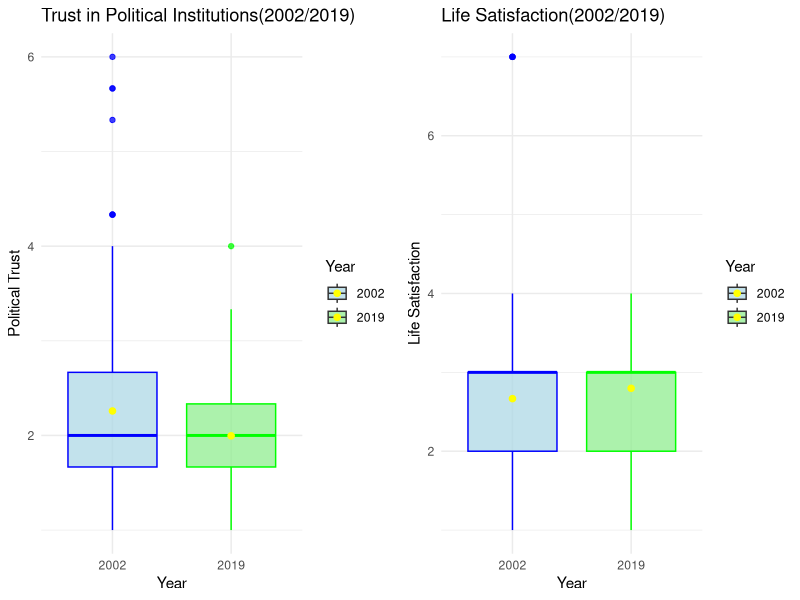
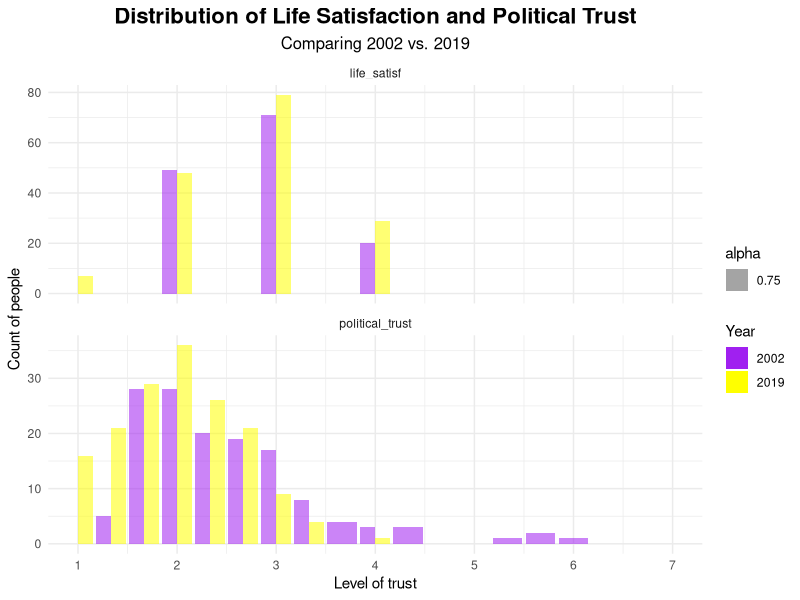

Here is the R script that generated these plots, in order:
library(tidyverse)
library(gridExtra)
library(tidyr)
library(ggplot2)

#-------------------------------------------------------------------------------

# The reasons and justifications for why we want to work with the data set:

# We chose the data set because it allows us to examine how the level of trust
# towards the political system of Ukraine and general life satisfaction among
# the people of our age changed between 2002 and 2019. Historically the whole
# vector of development of Ukraine changed throughout these years, so it is very
# interesting to look how the perception of the young people changed.

#-------------------------------------------------------------------------------

# Introduction and data:

# Source:
# https://www.kaggle.com/datasets/livochka/youth-opinion-ukraine-2002-vs-2019/data

# Description:
# Statistical analysis and insights from National survey of young people 2002 vs
# personal (author's, not ours) survey 2019.
# This data set contains sociopolitical and demographic survey data conducted
# among Ukrainian youth with a focus on public opinions, personal characteristics
# and political preferences.

# *you may find a very detailed variables analysis by following the link above

#-------------------------------------------------------------------------------

# Research question:
# Among Ukrainian youths aged 18 to 25, is there a statistically significant
# change in trust in political institutions and general life satisfaction in
# 2019 compared to 2002?

# We find this question to be important as it shows how some of the most
# important life views among the Ukrainian youth changed throughout almost a
# 20-year period.

# Generally, the topic of this particular research focuses on sociopolitical
# views of Ukrainian youths (ages 18–25)

# Target Population:
# Ukrainian youths (ages 18–25), “very_young” (18–19), “young” (20–21), and
# “preadult” (24–25).

# Variables:
# Categorical: Youth (18–25)
# Quantitative: Trust in political institutions (trust_president, trust_court,
# trust_police), Life satisfaction (life_satisf)
# Time: Year (2002 / 2019)

#-------------------------------------------------------------------------------

# Hypotheses:

# H0:
# Among Ukrainian youths aged 18–25, there is no statistically significant
# change in the level of trust in political institutions or in overall life
# satisfaction between 2002 and 2019

# H1:
# Among Ukrainian youths aged 18–25, there is a statistically significant change
# in the level of trust in political institutions and in overall life
# satisfaction between 2002 and 2019.

#-------------------------------------------------------------------------------

# Load and explore data set

setwd(dirname(rstudioapi::getActiveDocumentContext()$path))
df_ua <- read_csv("pooled.csv")
df_ua

df_ua %>% colnames()

df_ua$year %>% unique()

#-------------------------------------------------------------------------------

# Data cleaning and preparation

colnames(df_ua)[1] <- "User_ID"
# here we rename the column with represents each respondent to have a more 
# understandable name thnn previously

df_ua_new <- df_ua %>%
  pivot_longer(
    cols = c("underage", "very_young", "young", "preadult", "adult"),
    names_to = "age",
    values_to = "indicator"
  ) %>%
  filter(indicator == 1) %>%
  select(-indicator)

df_ua_new$age

df_ua_new <- df_ua_new %>%
  filter(age %in% c("very_young", "young", "preadult")) %>%
  select(User_ID,
         trust_court,
         trust_president,
         trust_police,
         age,
         life_satisf,
         year)

df_ua_new$age %>% unique()
# here we agregate separate columns for ages into one for a more comfortable work
# with data

df_ua_new <- df_ua_new %>%
  mutate(political_trust = (trust_president + trust_court + trust_police) / 3) %>%
  select(-trust_court, -trust_president, -trust_police)
# here we agregate separate colums that we chose to represent political trust 
# into one value for a more comfortable general analysis

df_ua_new %>% colnames()

#-------------------------------------------------------------------------------

# Analyze data distribution

# We decided to build box plots to show how the data is distributed, what are the
# outliers, how the means differ from year to year and generally visualize the
# data from the analytical point of view.

# How the following box plots are built:
# The yellow dots represent the mean values, and the box boundaries capture the
# 25th (lower) and 75th (upper) percentiles, with whiskers extending to 1.5×IQR

bp1 <- ggplot(df_ua_new,
              aes(
                x = as.factor(year),
                y = political_trust,
                fill = as.factor(year)
              )) +
  geom_boxplot(alpha = 0.75, color = c("blue", "green")) +
  stat_summary(
    fun = mean,
    geom = "point",
    shape = 20,
    size = 3,
    color = "yellow"
  ) +
  scale_fill_manual(values = c("2002" = "lightblue", "2019" = "lightgreen")) +
  labs(title = "Trust in Political Institutions(2002/2019)",
       x = "Year",
       y = "Political Trust",
       fill = "Year") +
  theme_minimal()
# The 2002 box has a higher mean (yellow point) than the 2019 box.
# So on average the trust in political institutions among the Ukrainian youth
# was higher in 2002 than 2019.
# The 2002 box has several high outliers, meaning that some people had very high
# level of trust to political institutions compared to others, which pushes our
# mean value even higher. But we decided not to cut them from the research as
# they still do represent the part of social group we are investigating, even
# though their responds kind of shift the mean research results in 2002 higher.
# The 2019 box is shifted a bit down compared to 2002 box, and also by looking
# at the whiskers we can say that the overall distribution is lower than in 2002.
# It also has less outliers, meaning that most people were answering somewhat
# closer to the mean.
# So in conclusion we can say that the average level of trust in political
# institutions among the Ukrainian youth fell in 2019 compared to 2002.

bp2 <- ggplot(df_ua_new, aes(
  x = as.factor(year),
  y = life_satisf,
  fill = as.factor(year)
)) +
  geom_boxplot(alpha = 0.75, color = c("blue", "green")) +
  stat_summary(
    fun = mean,
    geom = "point",
    shape = 20,
    size = 3,
    color = "yellow"
  ) +
  scale_fill_manual(values = c("2002" = "lightblue", "2019" = "lightgreen")) +
  labs(title = "Life Satisfaction(2002/2019)",
       x = "Year",
       y = "Life Satisfaction",
       fill = "Year") +
  theme_minimal()
# There is no such significant difference between the levels of life satisfaction
# and the distribution is almost the same, except for the fact that in 2002 we
# can see some major outliers, who responded 7/10, yet still in 2019 the mean
# was slightly higher.

grid.arrange(bp1, bp2, ncol = 2)

df_ua_new  %>%
  arrange(desc(life_satisf))

#-------------------------------------------------------------------------------

# Percentage mean growth

mean_summary <- df_ua_new %>%
  group_by(year) %>%
  summarize(
    mean_trust = mean(political_trust, na.rm = TRUE),
    mean_life = mean(life_satisf, na.rm = TRUE)
  )
mean_summary

mean_trust_2002 <- mean_summary %>% filter(year == "2002") %>% pull(mean_trust)
mean_trust_2019 <- mean_summary %>% filter(year == "2019") %>% pull(mean_trust)
mean_life_2002  <- mean_summary %>% filter(year == "2002") %>% pull(mean_life)
mean_life_2019  <- mean_summary %>% filter(year == "2019") %>% pull(mean_life)

perc_growth_trust <- ((mean_trust_2019 - mean_trust_2002) / mean_trust_2002) * 100
perc_growth_life  <- ((mean_life_2019 - mean_life_2002) / mean_life_2002) * 100

cat("Percentage Growth in Trust:",
    round(perc_growth_trust, 2),
    "%\n")
cat("Percentage Growth in Life Satisfaction:",
    round(perc_growth_life, 2),
    "%\n")

#-------------------------------------------------------------------------------

# Visualization

df_long <- df_ua_new %>%
  pivot_longer(
    cols = c(life_satisf, political_trust),
    names_to = "metric",
    values_to = "score"
  )

df_counts <- df_long %>%
  group_by(metric, year, score) %>%
  summarize(count = n(), .groups = "drop")

ggplot(df_counts, aes(x = score, y = count, fill = factor(year), alpha=0.75)) +
  geom_bar(stat = "identity", position = "dodge") +
  facet_wrap(~ metric, scales = "free_y", ncol = 1) +
  scale_x_continuous(breaks = 1:7, limits = c(1,7)) +
  scale_fill_manual(values = c("2002" = "purple", "2019" = "yellow")) +
  labs(
    title = "Distribution of Life Satisfaction and Political Trust",
    subtitle = "Comparing 2002 vs. 2019",
    x = "Level of trust",
    y = "Count of people",
    fill = "Year"
  ) +
  theme_minimal() +
  theme(
    plot.title = element_text(face = "bold", size = 16, hjust = 0.5),
    plot.subtitle = element_text(size = 12, hjust = 0.5)
  )
# This visualization shows the relationship between the number of respondents and
# their responds. It shows show the frequency of each level for both life
# satisfaction and political trust, divided by years (2002 and 2019).
# This plot allows us to clearly compare how the levels of trust and life satisf
# changed throughout the years and how they were distributed among the same year,
# so that's why we chose it to best represent the data we are working with in
# general.

#-------------------------------------------------------------------------------

# Statistics

alpha <- 0.05

# We are using the t-test because we need to check whether there is a
# statistically significant change in the average levels of trust to the
# political institutions and life satisfaction between 2002 and 2019.
# We are also using the Two Sample t-test as our samples in 2002 and 2019 are
# not the same people.

t_test_trust <- t.test(political_trust ~ year, data = df_ua_new)
t_test_trust$p.value < alpha #TRUE
# this suggests that the mean level of political trust among Ukrainian youth did
# experience a significant fall between 2002 and 2019, which does support a part
# of our h1, but to accept it completely and reject h0 we have to also check the
# second part of our hypothesis, which is about life satisfaction

t_test_life <- t.test(life_satisf ~ year, data = df_ua_new)
t_test_life$p.value < alpha #FALSE
# this suggests that the change in the level of mean life satisfaction among the
# Ukrainian youth was not significant between 2002 and 2019, so we are unable to
# reject h0 and support h1, unfortunately

t_test_trust$conf.int #0.08597318 0.43937850
# since the entire interval is > 0, it suggests that the difference in trust is
# statistically significant, which once again does support a part of our h1, but
# to accept it completely and reject h0 we have to also check the
# second part of our hypothesis, which is about life satisfaction

t_test_life$conf.int #-0.33789688  0.07613819
# the interval contains 0, meaning that there is no significant difference in
# life satisfaction between 2002 and 2019, so we still see that we are unable to
# reject h0 and support h1

# So in conclusion of the t-tests we held we can now say that we do not support
# h1 and do not reject h0, because even though there was a statistically
# significant change in trust in political institutions among Ukrainian youths
# aged 18 to 25, there still was no statistically significant change in general
# life satisfaction in 2019 compared to 2002, which does not allow us to support
# h1.

#-------------------------------------------------------------------------------

# Conclusion:

# We held a thorough research on the sociopolitical topic and investigated the 
# evidence of the existence of a statistically significant change in trust in
# political institutions and general life satisfaction in 2019 compared to 2002
# among Ukrainian youths aged 18 to 25, and came to the conclusion that our h1,
# which was formulated as such: 
#"
# Among Ukrainian youths aged 18–25, there is a statistically significant change
# in the level of trust in political institutions and in overall life
# satisfaction between 2002 and 2019.
#"
# could not have been accepted by us in the process of statistical analysis,
# and our h0, which was formulated as such: 
#"
# Among Ukrainian youths aged 18–25, there is no statistically significant
# change in the level of trust in political institutions or in overall life
# satisfaction between 2002 and 2019
#"
# could not have been rejected by us in the process of statistical analysis.
#
# So, in result, we are able to say that there has been a statistically
# significant negative change in trust in political institutions from 2002 to 2019,
# but there has not been a statistically significant change in the level of
# general life satisfaction among Ukrainian youths aged 18–25.
#
# These results bring us to a rather sad conclusion, which says that between 2002
# and 2019, after 2004 Orange revolution, 2008 economic crisis, 2014 Revolution
# of Dignity, 2014-2019 (at that moment) war and a range of other sociopolitical
# changes in the lives of Ukrainian youths, people started to trust the political
# institutions significantly less (11.63 %) and the mean level of their life 
# satisfaction did not experience a significant growth (only 4.91 %).
# Though, the fall in the level of trust to the political institutions can also
# be explained by the fact that in 2019 the youth was more into the politics, so
# understood more and was more disappointed.

#-------------------------------------------------------------------------------
